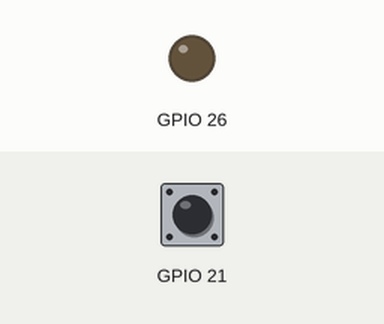
Recording of a program running on a simulated Raspberry Pi (BCM pin numbers). On the bench: output pins drawn as LEDs (lit = HIGH). The inputs (shaded band) are chosen by the test bench; at power-on: GPIO 21 LOW.

Above: at 1.2 s.
1.3 s: GPIO 21 pulled HIGH for 0.15 s
At 1.6 s:
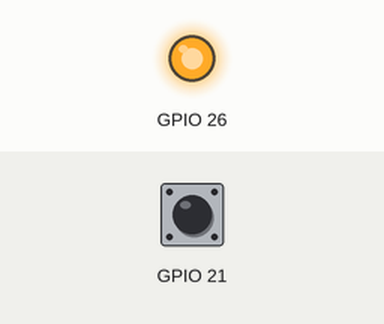
2.9 s: GPIO 21 pulled HIGH for 1 s
At 4.0 s:
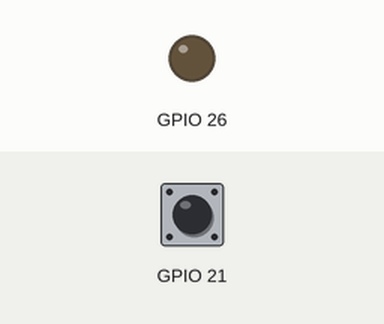
5.4 s: GPIO 21 pulled HIGH for 3.2 s
At 5.9 s:
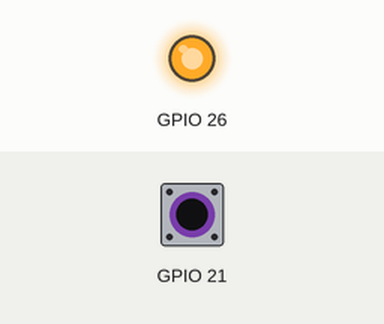
Timing chart, 0 to 8.4 s (numbered marks = the images above; inputs shaded):
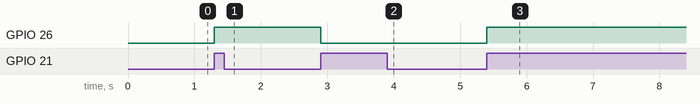

Measured:
- after the input at 1.3 s, GPIO 26: LOW → HIGH at once
- after the input at 2.9 s, GPIO 26: HIGH → LOW at once
- after the input at 5.4 s, GPIO 26: LOW → HIGH at once

The program:

beep1.py
```python
import RPi.GPIO as GPIO
import time


mystate = 0

GPIO.setmode(GPIO.BCM)
GPIO.setup(26, GPIO.OUT)
GPIO.setup(21, GPIO.IN, pull_up_down=GPIO.PUD_DOWN)

GPIO.output(26,0)


def toggleme(mystate):
    if mystate == 1:
        GPIO.output(26,0)
        return 0
    else:
        GPIO.output(26,1)
        return 1


while True:
    if GPIO.input(21) == 1:
        mystate = toggleme(mystate)
        while GPIO.input(21) == 1:
              time.sleep(0.1) # Make sure we can't press down until the next trigger
        time.sleep(0.2)


GPIO.cleanup()
```
